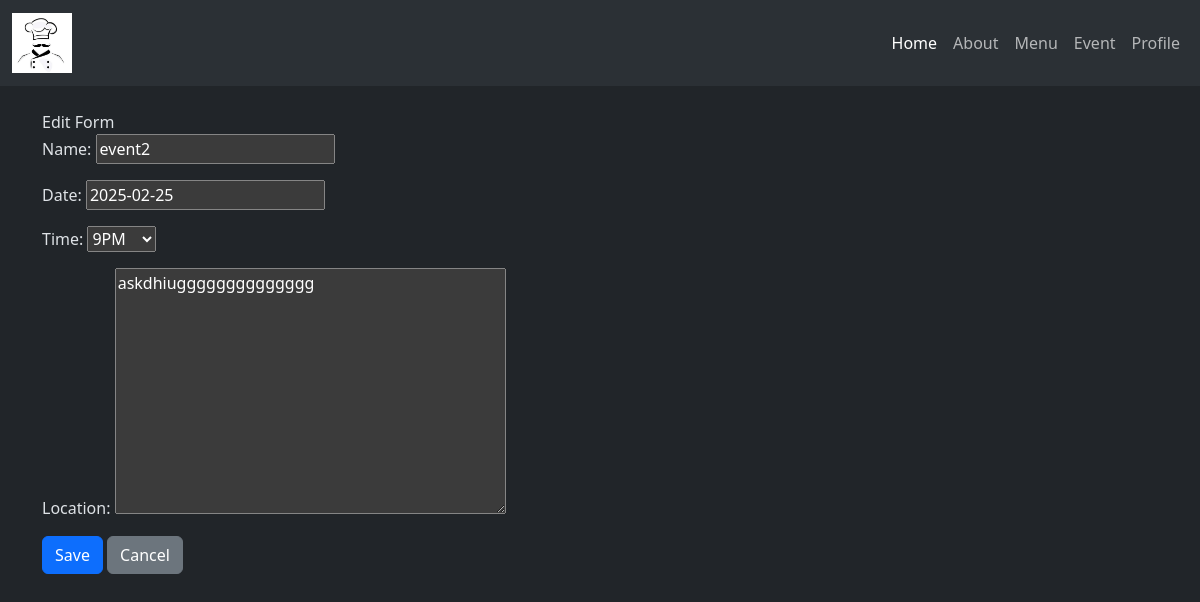
Page /edit/2/ on the committed database.
### app/models.py (models this page shows, shortened)
class Event(models.Model):
    TIME_SLOT = [
        ('8AM', '8AM'),
        ('9AM', '9AM'),
        ('10AM', '10AM'),
        ('11AM', '11AM'),
        ('12PM', '12PM'),
        ('1PM', '1PM'),
        ('2PM', '2PM'),
        ('3PM', '3PM'),
        ('4PM', '4PM'),
        ('5PM', '5PM'),
        ('6PM', '6PM'),
        ('7PM', '7PM'),
        ('8PM', '8PM'),
        ('9PM', '9PM'),
        ('10PM', '10PM'),
        ('11PM', '11PM')
    ]
    name = models.CharField(max_length=100)
    date = models.DateField()
    time = models.CharField(max_length=4, choices=TIME_SLOT, unique=True)
    location = models.TextField()

### app/views.py (the view)
# urls.py: path('edit/<int:event_id>/', views.event_edit,name='event_edit'),
def event_edit(request, event_id):
    event = get_object_or_404(Event, pk=event_id)
    if request.method == "POST":
        form = EventForm(request.POST, request.FILES, instance=event)
        if form.is_valid():
            event = form.save(commit=False)
            event.user = request.user
            event.save()
            return redirect('event_list')
    else:
        form = EventForm(instance=event)
    return render(request, 'event_form.html', {'form': form})

### app/forms.py
class EventForm(forms.ModelForm):
    date = forms.DateField(
        widget=forms.DateInput(attrs={'placeholder': 'YYYY-MM-DD'}),
    )
    class Meta:
        model = Event
        fields = ['name', 'date', 'time', 'location']

### app/templates/event_form.html (shortened to what this page needs)
{% extends "layout.html" %}
{% block content%}
    {% if form.instance.pk %}
    Edit Form
    {% else %}
    Create form
    {% endif %}
    <form method="post" enctype="multipart/form-data">
        {{ form.as_p }}
        <button type="submit" class="btn btn-primary">Save</button>
        <a class="btn btn-secondary" href="{% url 'event_list' %}">Cancel</a>
    </form>
{% endblock%}

### rows in the picture
Event: name "event2", date "2025-02-25", time "9PM", location "askdhiugggggggggggggg"
